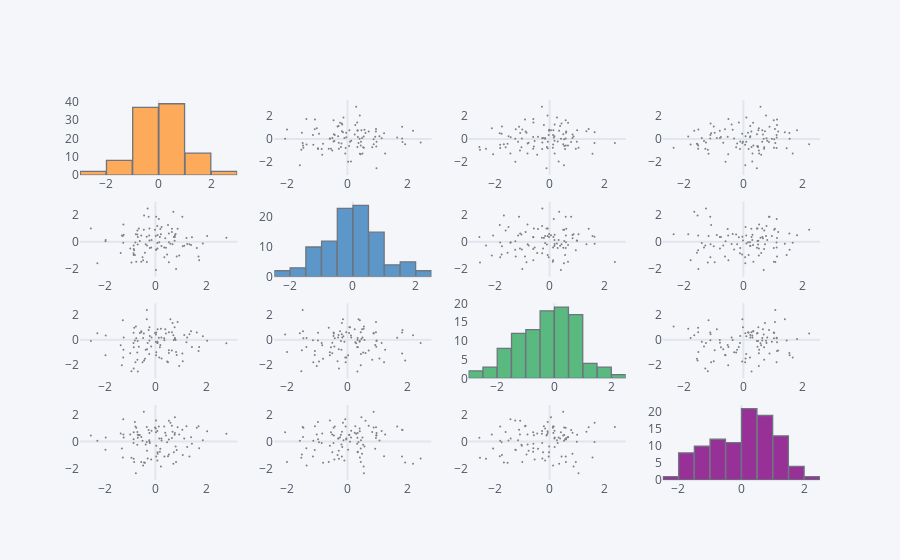

Notebook cell for this chart:
### Markdown cell above
## scatter_matrix()

Similar to sns.pairplot()

### Code cell
df.scatter_matrix()
